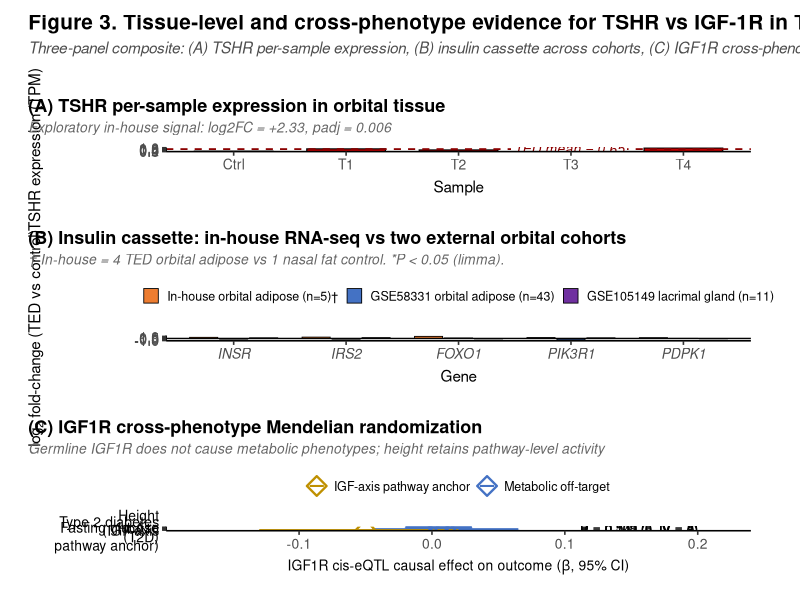

Write the R code that produced this figure.
# ============================================================
# Figure 3 v6.4 — Three-panel vertical stack (TED-TRAP v4.5)
# v6.4 changes (FROM v6.3) — 근본적 layout fix:
#  1. Canvas: 9 → 12 inch width (subtitle 잘림 방지)
#  2. plot.title.position = "plot" (title/subtitle를 panel 기준이 아닌 plot 기준 정렬)
#  3. plot.caption.position = "plot" (모든 text 일관 정렬)
#  4. 모든 subtitle 짧게 줄임
#  5. axis.text margin 단축 → axis title이 chart와 더 가깝게
# ============================================================

library(ggplot2)
library(patchwork)
library(dplyr)
library(scales)

# ============================================================
# PANEL A — TSHR per-sample TPM
# ============================================================

panel_a_data <- data.frame(
  sample = factor(c("Ctrl", "T1", "T2", "T3", "T4"),
                  levels = c("Ctrl", "T1", "T2", "T3", "T4")),
  TPM    = c(0.10, 0.72, 0.43, 0.49, 0.96),
  group  = c("Control", "TED", "TED", "TED", "TED")
)

ted_mean <- mean(panel_a_data$TPM[panel_a_data$group == "TED"])

p_a <- ggplot(panel_a_data, aes(x = sample, y = TPM, fill = group)) +
  geom_col(color = "black", linewidth = 0.4, width = 0.7) +
  geom_text(aes(label = sprintf("%.2f", TPM)),
            vjust = -0.5, size = 4, fontface = "bold") +
  geom_hline(yintercept = ted_mean, linetype = "dashed",
             color = "darkred", linewidth = 0.6) +
  geom_label(data = data.frame(x = 4.5, y = ted_mean,
                                label = sprintf("TED mean = %.2f", ted_mean)),
             aes(x = x, y = y, label = label),
             color = "darkred", size = 3.5, fontface = "italic",
             fill = "white", label.size = 0,
             label.padding = unit(0.15, "lines"),
             hjust = 1, inherit.aes = FALSE) +
  scale_fill_manual(values = c("Control" = "#808080", "TED" = "#C00000"),
                    guide = "none") +
  scale_y_continuous(limits = c(0, 1.05), expand = c(0, 0),
                     breaks = seq(0, 1.0, 0.2)) +
  # ★ v6.4: 짧은 subtitle
  labs(title    = "(A) TSHR per-sample expression in orbital tissue",
       subtitle = "Exploratory in-house signal: log2FC = +2.33, padj = 0.006",
       x = "Sample",
       y = "TSHR expression (TPM)") +
  theme_classic(base_size = 12) +
  theme(plot.title          = element_text(face = "bold", size = 13, hjust = 0,
                                           margin = margin(b = 4)),
        plot.subtitle       = element_text(face = "italic", size = 10,
                                           color = "gray40", hjust = 0,
                                           margin = margin(b = 8)),
        # ★ v6.4: title/subtitle를 plot 기준 정렬 (axis area 영향 X)
        plot.title.position = "plot",
        # ★ v6.4: axis text padding 단축
        axis.title.y        = element_text(size = 11, margin = margin(r = 5)),
        axis.title.x        = element_text(size = 11, margin = margin(t = 5)),
        axis.text.y         = element_text(size = 10, margin = margin(r = 2)),
        axis.text.x         = element_text(size = 10, margin = margin(t = 2)),
        plot.margin         = margin(15, 30, 10, 15))

# ============================================================
# PANEL B — Insulin cassette 3-cohort
# ============================================================

panel_b_data <- data.frame(
  Gene = factor(rep(c("INSR", "IRS2", "FOXO1", "PIK3R1", "PDPK1"), 3),
                levels = c("INSR", "IRS2", "FOXO1", "PIK3R1", "PDPK1")),
  Cohort = factor(rep(c("In-house orbital adipose (n=5)\u2020",
                        "GSE58331 orbital adipose (n=43)",
                        "GSE105149 lacrimal gland (n=11)"), each = 5),
                  levels = c("In-house orbital adipose (n=5)\u2020",
                             "GSE58331 orbital adipose (n=43)",
                             "GSE105149 lacrimal gland (n=11)")),
  log2FC = c(
    +0.54, +0.65, +1.02, +0.44, +0.38,
    -0.31, -0.33, +0.21, -0.68, +0.04,
    +0.30, +0.40, -0.20, +0.30, -0.15
  ),
  is_significant = c(
    rep(FALSE, 5),
    TRUE, FALSE, FALSE, TRUE, FALSE,
    rep(FALSE, 5)
  )
)

panel_b_data$label <- sprintf("%+.2f%s",
                              panel_b_data$log2FC,
                              ifelse(panel_b_data$is_significant, "*", ""))

# ★ v6.4: 짧은 subtitle (한 줄에 들어가게)
panel_b_subtitle <- "\u2020 In-house = 4 TED orbital adipose vs 1 nasal fat control. *P < 0.05 (limma)."

p_b <- ggplot(panel_b_data, aes(x = Gene, y = log2FC, fill = Cohort)) +
  geom_col(position = position_dodge(width = 0.8),
           width = 0.75, color = "black", linewidth = 0.3) +
  geom_text(aes(label = label,
                vjust = ifelse(log2FC >= 0, -0.4, 1.3)),
            position = position_dodge(width = 0.8),
            size = 3.0) +
  geom_hline(yintercept = 0, color = "black", linewidth = 0.5) +
  scale_fill_manual(values = c(
    "In-house orbital adipose (n=5)\u2020"  = "#ED7D31",
    "GSE58331 orbital adipose (n=43)"        = "#4472C4",
    "GSE105149 lacrimal gland (n=11)"        = "#7030A0"
  )) +
  scale_y_continuous(limits = c(-1.0, 1.3), breaks = seq(-1.0, 1.2, 0.5)) +
  labs(title    = "(B) Insulin cassette: in-house RNA-seq vs two external orbital cohorts",
       subtitle = panel_b_subtitle,
       x        = "Gene",
       y        = expression(log[2]~"fold-change (TED vs control)"),
       fill     = NULL) +
  theme_classic(base_size = 12) +
  theme(plot.title          = element_text(face = "bold", size = 13, hjust = 0,
                                           margin = margin(b = 4)),
        plot.subtitle       = element_text(face = "italic", size = 10,
                                           color = "gray40", hjust = 0,
                                           margin = margin(b = 8)),
        plot.title.position = "plot",
        axis.text.x         = element_text(face = "italic", size = 10,
                                           margin = margin(t = 2)),
        axis.title.y        = element_text(size = 11, margin = margin(r = 5)),
        axis.title.x        = element_text(size = 11, margin = margin(t = 5)),
        axis.text.y         = element_text(size = 10, margin = margin(r = 2)),
        legend.position     = "top",
        legend.text         = element_text(size = 9),
        legend.title        = element_blank(),
        legend.key.size     = unit(0.4, "cm"),
        legend.box.margin   = margin(t = 0, b = 5),
        plot.margin         = margin(15, 30, 10, 15))

# ============================================================
# PANEL C — IGF1R cross-phenotype MR
# ============================================================

panel_c_data <- data.frame(
  outcome = factor(c("Fasting glucose",
                     "HbA1c",
                     "Type 2 diabetes\n(T2D)",
                     "Height\n(IGF-axis\npathway anchor)"),
                   levels = c("Height\n(IGF-axis\npathway anchor)",
                              "Type 2 diabetes\n(T2D)",
                              "HbA1c",
                              "Fasting glucose")),
  beta    = c(0.005, 0.005, 0.010, -0.050),
  ci_low  = c(-0.020, -0.020, -0.045, -0.130),
  ci_high = c(0.030, 0.030, 0.065, 0.020),
  pvalue  = c(0.533, 0.509, 0.702, 0.140),
  n_iv    = c(8, 8, 7, 8),
  category = c("Metabolic off-target", "Metabolic off-target",
               "Metabolic off-target", "IGF-axis pathway anchor")
)

panel_c_data$label_p <- sprintf("P = %.3f (n_IV = %d)",
                                panel_c_data$pvalue,
                                panel_c_data$n_iv)

p_c <- ggplot(panel_c_data, aes(x = beta, y = outcome, color = category)) +
  geom_vline(xintercept = 0, linetype = "dashed",
             color = "gray50", linewidth = 0.5) +
  geom_errorbar(aes(xmin = ci_low, xmax = ci_high),
                width = 0.2, linewidth = 0.7) +
  geom_point(aes(shape = category), size = 4.5, fill = NA, stroke = 1.2) +
  geom_text(aes(x = 0.20, label = label_p), color = "black",
            size = 3.4, hjust = 1) +
  annotate("text", x = 0.20, y = "Height\n(IGF-axis\npathway anchor)",
           label = "WM P = 0.019 (anchor)", hjust = 1,
           vjust = -1.2, color = "#BF9000", size = 3.2,
           fontface = "italic") +
  scale_color_manual(values = c(
    "Metabolic off-target"     = "#4472C4",
    "IGF-axis pathway anchor"  = "#BF9000"
  )) +
  scale_shape_manual(values = c(
    "Metabolic off-target"     = 23,
    "IGF-axis pathway anchor"  = 23
  )) +
  scale_x_continuous(limits = c(-0.18, 0.22),
                     breaks = c(-0.1, 0, 0.1, 0.2)) +
  # ★ v6.4: 짧은 subtitle
  labs(title    = "(C) IGF1R cross-phenotype Mendelian randomization",
       subtitle = "Germline IGF1R does not cause metabolic phenotypes; height retains pathway-level activity",
       x        = expression(paste("IGF1R cis-eQTL causal effect on outcome (", beta, ", 95% CI)")),
       y        = NULL,
       color    = NULL, shape = NULL) +
  theme_classic(base_size = 12) +
  theme(plot.title          = element_text(face = "bold", size = 13, hjust = 0,
                                           margin = margin(b = 4)),
        plot.subtitle       = element_text(face = "italic", size = 10,
                                           color = "gray40", hjust = 0,
                                           margin = margin(b = 8)),
        plot.title.position = "plot",
        axis.text.y         = element_text(size = 10, color = "black",
                                           margin = margin(r = 2)),
        axis.text.x         = element_text(size = 10, margin = margin(t = 2)),
        axis.title.x        = element_text(size = 10, margin = margin(t = 5)),
        legend.position     = "top",
        legend.text         = element_text(size = 9),
        legend.key.size     = unit(0.4, "cm"),
        legend.box.margin   = margin(t = 0, b = 5),
        plot.margin         = margin(15, 30, 10, 15))

# ============================================================
# Vertical stack with overall title
# ============================================================

# ★ v6.4: 짧은 overall title + subtitle (한 줄에 들어가게)
final_plot <- (p_a / p_b / p_c +
  plot_layout(heights = c(1.0, 1.3, 1.0))) +
  plot_annotation(
    title    = "Figure 3. Tissue-level and cross-phenotype evidence for TSHR vs IGF-1R in TED",
    subtitle = "Three-panel composite: (A) TSHR per-sample expression, (B) insulin cassette across cohorts, (C) IGF1R cross-phenotype MR",
    theme = theme(
      plot.title          = element_text(face = "bold", size = 15, hjust = 0,
                                         margin = margin(t = 5, b = 5, l = 0)),
      plot.subtitle       = element_text(face = "italic", size = 11,
                                         color = "gray30", hjust = 0,
                                         margin = margin(b = 15, l = 0),
                                         lineheight = 1.2),
      # ★ v6.4: title을 page 기준 정렬
      plot.title.position = "plot"
    )
  )

# ★ v6.4: 12 x 15 inch (was 9 x 15) → subtitle 한 줄에 충분
# 12 * 450 = 5400; 15 * 450 = 6750 → 36.5 MP < 40 MP ✅
ggsave(
  filename = "Figure3.png",
  plot     = final_plot,
  width    = 12, height = 15, units = "in",
  dpi      = 450,
  bg       = "white"
)

cat("Figure 3 v6.4 saved.\n")
cat("✅ Canvas: 12 x 15 in (was 9 x 15) — wider for subtitle\n")
cat("✅ plot.title.position = 'plot' for ALL panels (left-most alignment)\n")
cat("✅ All subtitles SHORTENED to fit one line\n")
cat("✅ axis.text margin reduced (axis title closer to chart)\n")
cat("Dimensions: 12 x 15 in @ 450 DPI = 5400 x 6750 px = 36.5 MP\n")
